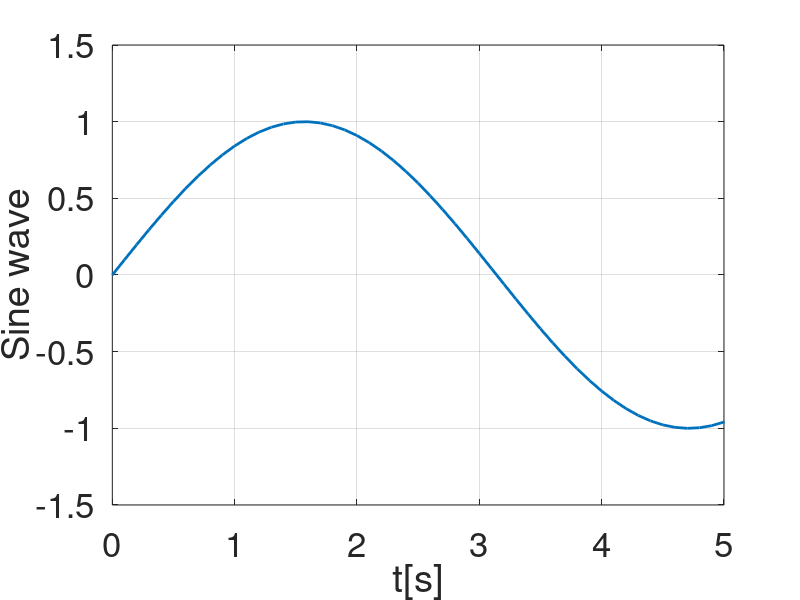
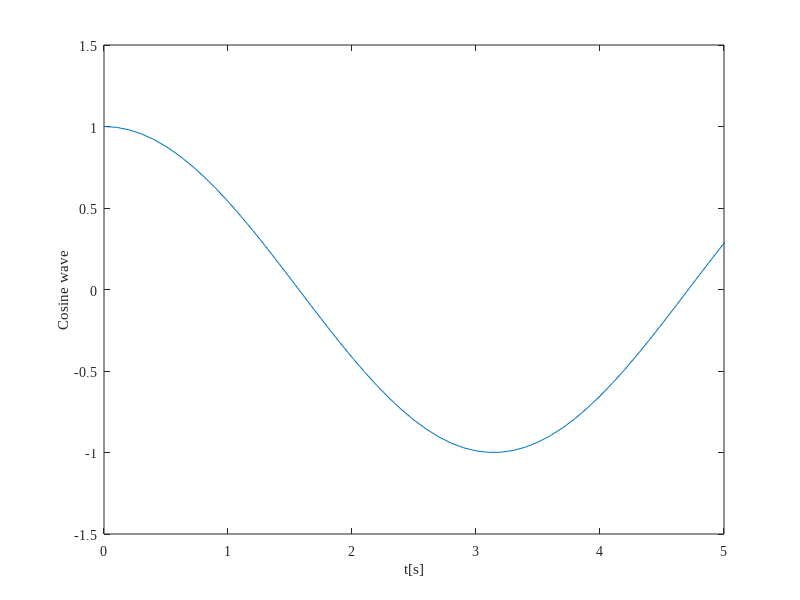
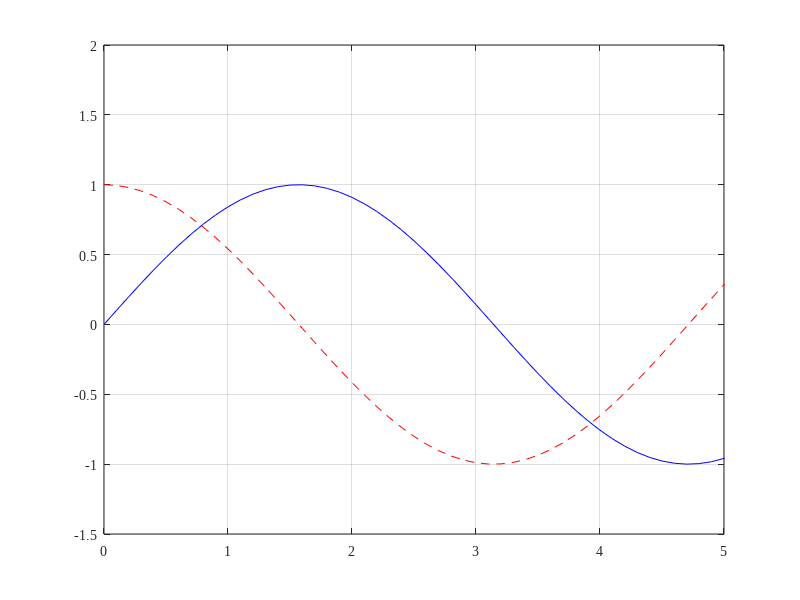

Write the MATLAB code that produced these figures, in order. (Note: this script raises an error after producing the figures.)
t = 0:0.1:10;
f1 = figure;
y = sin(t); 
plot(t,y,'LineWidth',2);
grid on
xlabel('t[s]')
ylabel('Sine wave')
xticks([0 1 2 3 4 5 ])
yticks([-1.5 -1 -0.5 0 0.5 1 1.5 ])
xlim([0 5])
ylim([-1.5 1.5])
set(groot,'DefaultAxesFontName','Times New Roman');
fontsize = 25;
h = gca;
set(h,'fontsize',fontsize);
print('-f1','figure1','-deps')

f2 = figure;
z = cos(t);
plot(t,z);
xlabel('t[s]')
ylabel('Cosine wave')
xlim([0 5])
ylim([-1.5 1.5])

f3 = figure;
y = sin(t);
plot(t,y,'b'),grid on;

hold on

z = cos(t);
plot(t,z,'--r');
xlim([0 5])
xticks([0 1 2 3 4 5 ])
ylim([-1.5 2])
label1 = '$\theta$';
label2 = '$\dot{\theta}$';
str = ["$\theta$","$\dot{\theta}$[rad/s]"];
label3 = join(str,", ");
xlabel('t[s]')
ylabel(label3,'Interpreter','latex')


hold off
legend(label1 , label2,'Interpreter','latex' )